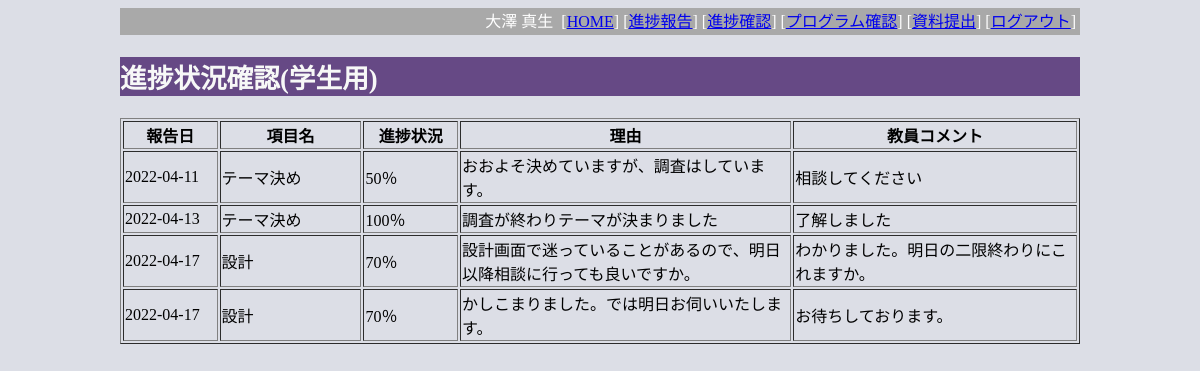
The app's page /index.php?do=ad_list1 (signed in) with its own data.
### tables this page shows
CREATE TABLE `tbl_progress` (
  `id` bigint(20) UNSIGNED NOT NULL,
  `sid` varchar(16) NOT NULL,
  `schedule_id` int(11) NOT NULL,
  `report_date` date NOT NULL DEFAULT current_timestamp(),
  `achievement` int(11) NOT NULL,
  `reason` text NOT NULL,
  `read_date` datetime DEFAULT current_timestamp(),
  `advice` text
);

CREATE TABLE `tbl_schedule` (
  `id` bigint(20) UNSIGNED NOT NULL,
  `start_date` date NOT NULL,
  `end_date` date NOT NULL,
  `title` varchar(64) NOT NULL,
  `detail` text NOT NULL
);

### index.php (called while the page is built, shortened)
<?php
  include('src/page_header.php');
  $action = 'pg_home';
  if (isset($_GET['do'])) {
    $action = $_GET['do'];
  }
  include('src/' . $action . '.php');
  include('src/page_footer.php');
?>

### src/ad_list1.php (the view, shortened to what this page needs)
<?php
require_once('db_inc.php');
$uid=$_SESSION['uid'];
$sid=strtoupper(substr($uid,1));
echo "<h2>進捗状況確認(学生用)</h2>";
$sql ="SELECT p.*,s.sname,c.title
FROM tbl_progress p,tbl_student s,tbl_schedule c
WHERE p.sid=s.sid AND p.schedule_id=c.id AND p.sid='$sid'
ORDER BY s.sid,schedule_id";
$rs = $conn->query($sql);
$row= $rs->fetch_assoc();
echo '<table border=1>';
echo '<tr><th width="10%">報告日</th><th width="15%">項目名</th><th width="10%">進捗状況</th><th width="35%">理由</th><th>教員コメント</th></tr>';
while ($row) {
 echo '<tr>';
 echo '<td>' . $row['report_date'].'</td>';
 echo '<td>' . $row['title'] . '</td>';
 echo '<td>' . $row['achievement']. '％</td>';
 echo '<td>' . $row['reason'].'</td>';
 echo '<td>' . $row['advice'].'</td>';
 echo '</tr>';
 $row= $rs->fetch_assoc();
}
echo '</table>';
?>

### css/style.css (style rules this page uses)
body { background-color: #dcdee6; }
h2 { background-color: #664985; color: #f7f8f7; font-size: 20pt; }

### records on screen
tbl_progress: report_date "2022-04-11", schedule.title "テーマ決め", achievement "50", reason "おおよそ決めていますが、調査はしています。", advice "相談してください"
tbl_progress: report_date "2022-04-13", schedule.title "テーマ決め", achievement "100", reason "調査が終わりテーマが決まりました", advice "了解しました"
tbl_progress: report_date "2022-04-17", schedule.title "設計", achievement "70", reason "設計画面で迷っていることがあるので、明日以降相談に行っても良いですか。", advice "わかりました。明日の二限終わりにこれますか。"
tbl_progress: report_date "2022-04-17", schedule.title "設計", achievement "70", reason "かしこまりました。では明日お伺いいたします。", advice "お待ちしております。"

### other values on screen
$_SESSION['uname'] "大澤 真生"
$label "進捗報告"
$label "進捗確認"
$label "プログラム確認"
$label "資料提出"
